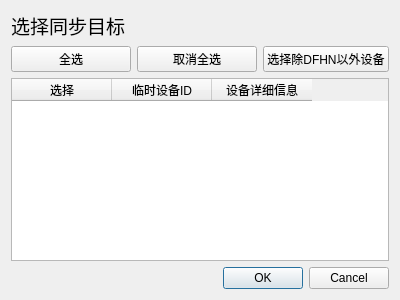
<?xml version="1.0" encoding="UTF-8"?>
<ui version="4.0">
 <class>Dialog_selectSyncDst</class>
 <widget class="QDialog" name="Dialog_selectSyncDst">
  <property name="geometry">
   <rect>
    <x>0</x>
    <y>0</y>
    <width>400</width>
    <height>300</height>
   </rect>
  </property>
  <property name="windowTitle">
   <string>Dialog</string>
  </property>
  <layout class="QGridLayout" name="gridLayout">
   <item row="1" column="0">
    <widget class="QPushButton" name="pushButton_selectAll">
     <property name="text">
      <string>全选</string>
     </property>
    </widget>
   </item>
   <item row="0" column="0">
    <widget class="QLabel" name="label">
     <property name="text">
      <string>&lt;html&gt;&lt;head/&gt;&lt;body&gt;&lt;p&gt;&lt;span style=&quot; font-size:14pt;&quot;&gt;选择同步目标&lt;/span&gt;&lt;/p&gt;&lt;/body&gt;&lt;/html&gt;</string>
     </property>
    </widget>
   </item>
   <item row="1" column="1">
    <widget class="QPushButton" name="pushButton_unselectAll">
     <property name="text">
      <string>取消全选</string>
     </property>
    </widget>
   </item>
   <item row="1" column="2">
    <widget class="QPushButton" name="pushButton_selectWithoutDFHN">
     <property name="text">
      <string>选择除DFHN以外设备</string>
     </property>
    </widget>
   </item>
   <item row="2" column="0" colspan="3">
    <widget class="QTableWidget" name="tableWidget">
     <column>
      <property name="text">
       <string>选择</string>
      </property>
     </column>
     <column>
      <property name="text">
       <string>临时设备ID</string>
      </property>
     </column>
     <column>
      <property name="text">
       <string>设备详细信息</string>
      </property>
     </column>
    </widget>
   </item>
   <item row="3" column="0" colspan="3">
    <widget class="QDialogButtonBox" name="buttonBox">
     <property name="orientation">
      <enum>Qt::Orientation::Horizontal</enum>
     </property>
     <property name="standardButtons">
      <set>QDialogButtonBox::StandardButton::Cancel|QDialogButtonBox::StandardButton::Ok</set>
     </property>
    </widget>
   </item>
  </layout>
 </widget>
 <resources/>
 <connections>
  <connection>
   <sender>buttonBox</sender>
   <signal>accepted()</signal>
   <receiver>Dialog_selectSyncDst</receiver>
   <slot>accept()</slot>
   <hints>
    <hint type="sourcelabel">
     <x>248</x>
     <y>254</y>
    </hint>
    <hint type="destinationlabel">
     <x>157</x>
     <y>274</y>
    </hint>
   </hints>
  </connection>
  <connection>
   <sender>buttonBox</sender>
   <signal>rejected()</signal>
   <receiver>Dialog_selectSyncDst</receiver>
   <slot>reject()</slot>
   <hints>
    <hint type="sourcelabel">
     <x>316</x>
     <y>260</y>
    </hint>
    <hint type="destinationlabel">
     <x>286</x>
     <y>274</y>
    </hint>
   </hints>
  </connection>
 </connections>
</ui>
